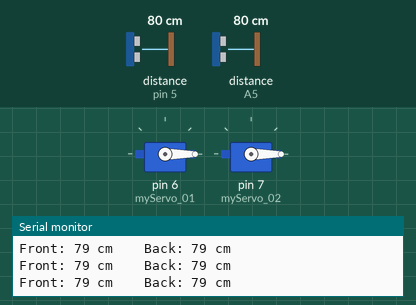
Simulated run of this sketch. Board: Arduino Uno, built with avr-gcc and run on an emulated ATmega328P. Parts: 2 × servo, the last lines printed to the serial monitor. Wiring (inferred from the names in the program): 2 × ultrasonic range finder: trigger pin 2, echo pin 5 / trigger A4, echo A5. Inputs (shaded band) come from the test bench; at power-on: distance to the obstacle (sensors on pin 5, A5) 80 cm. The echo pulse lasts 58.3 µs per cm; the audio player accepts every command and is not drawn.

Above: at 1.7 s.
1.8 s: distance to the obstacle (sensor on pin 5) set to 18 cm
3.3 s: distance to the obstacle (sensor on pin 5) set to 15 cm
At 3.82 s:
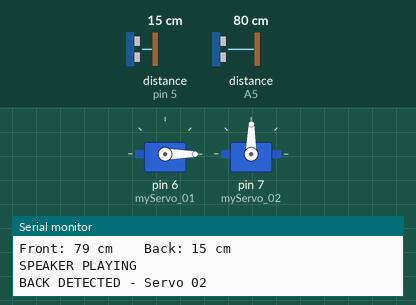
At 5.7 s:
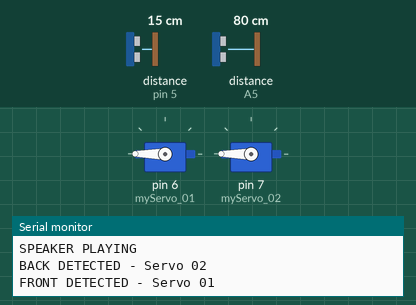
6.3 s: distance to the obstacle (sensor on A5) set to 2 cm
At 6.92 s:
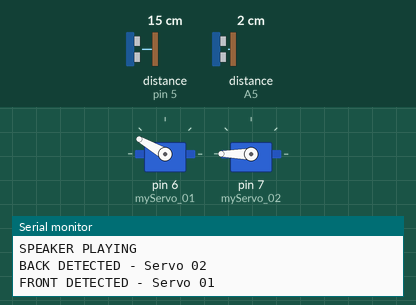
Timing chart, 0 to 61.8 s (numbered marks = the images above; inputs shaded):
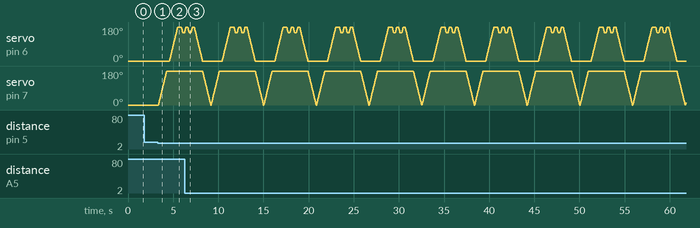

The sketch:

Code_02.ino
```cpp
#include <Servo.h>
#include <SoftwareSerial.h>
#include <DFRobotDFPlayerMini.h>

Servo myServo_01;
Servo myServo_02;


// ========================================================
// Ultrasonic 01
// Back Side Sensor
// ========================================================

const int trigpin_01 = 2;
const int echopin_01 = 5;

unsigned long duration_01;
int distance_01;


// ========================================================
// Ultrasonic 02
// Front Side Sensor
// ========================================================

const int trigpin_02 = A4;
const int echopin_02 =A5;

unsigned long duration_02;
int distance_02;


// ========================================================
// Timing
// ========================================================

unsigned long time_01 = 0;


// ========================================================
// Speaker
// ========================================================

SoftwareSerial dfSerial(10, 9);  // Arduino RX, TX
DFRobotDFPlayerMini dfPlayer;


// ========================================================
// Speaker Function
// ========================================================

void speaker() {

  Serial.println("SPEAKER PLAYING");
  dfPlayer.play(1);
}


// ========================================================
// Servo 01 Function
// Front Servo
// ========================================================

void servo_01() {

  Serial.println("FRONT DETECTED - Servo 01");

  for (int i = 0; i <= 180; i++) {
    myServo_01.write(i);
    delay(5);
  }

  int x = 2;

  delay(400);

  while (x--) {

    for (int i = 180; i >= 150; i--) {
      myServo_01.write(i);
      delay(5);
    }

    delay(200);

    for (int i = 150; i <= 180; i++) {
      myServo_01.write(i);
      delay(5);
    }

    delay(200);
  }

  for (int i = 180; i >= 0; i--) {
    myServo_01.write(i);
    delay(5);
  }
}


// ========================================================
// Servo 02 Function
// Back Servo
// ========================================================

void servo_02() {

  Serial.println("BACK DETECTED - Servo 02");

  for (int i = 0; i <= 180; i++) {
    myServo_02.write(i);
    delay(5);
  }

  delay(300);

  servo_01();

  for (int i = 180; i >= 0; i--) {

    myServo_02.write(i);
    delay(5);
  }

  myServo_02.write(0);
}


// ========================================================
// Setup
// ========================================================

void setup() {

  // -------------------- Back Sensor --------------------

  pinMode(trigpin_01, OUTPUT);
  pinMode(echopin_01, INPUT);


  // -------------------- Front Sensor --------------------

  pinMode(trigpin_02, OUTPUT);
  pinMode(echopin_02, INPUT);


  digitalWrite(trigpin_01, LOW);
  digitalWrite(trigpin_02, LOW);


  // -------------------- Servo --------------------

  myServo_01.attach(6);
  myServo_02.attach(7);


  // Initial position

  myServo_01.write(0);
  myServo_02.write(0);


  // -------------------- Serial --------------------

  Serial.begin(9600);

  dfSerial.begin(9600);


  // -------------------- DFPlayer --------------------

  if (!dfPlayer.begin(dfSerial)) {

    Serial.println("DFPlayer NOT FOUND");

  } else {

    Serial.println("DFPlayer READY");

    dfPlayer.volume(100);
  }
}


// ========================================================
// Loop
// ========================================================

void loop() {

  if (millis() - time_01 >= 100) {


    // ====================================================
    // BACK SIDE SENSOR
    // ====================================================

    digitalWrite(trigpin_01, LOW);
    delayMicroseconds(2);

    digitalWrite(trigpin_01, HIGH);
    delayMicroseconds(10);

    digitalWrite(trigpin_01, LOW);

    duration_01 = pulseIn(echopin_01, HIGH, 30000);

    if (duration_01 == 0) {

      distance_01 = -1;

    } else {

      distance_01 = duration_01 * 0.0343 / 2;
    }


    delayMicroseconds(100);


    // ====================================================
    // FRONT SIDE SENSOR
    // ====================================================

    digitalWrite(trigpin_02, LOW);
    delayMicroseconds(2);

    digitalWrite(trigpin_02, HIGH);
    delayMicroseconds(10);

    digitalWrite(trigpin_02, LOW);

    duration_02 = pulseIn(echopin_02, HIGH, 30000);

    if (duration_02 == 0) {

      distance_02 = -1;

    } else {

      distance_02 = duration_02 * 0.0343 / 2;
    }


    time_01 = millis();


    // ====================================================
    // PRINT DISTANCES
    // ====================================================

    Serial.print("Front: ");

    if (distance_02 == -1) {

      Serial.print("No Echo");

    } else {

      Serial.print(distance_02);
      Serial.print(" cm");
    }


    Serial.print("    Back: ");


    if (distance_01 == -1) {

      Serial.println("No Echo");

    } else {

      Serial.print(distance_01);
      Serial.println(" cm");
    }


    // ====================================================
    // DETECTION LOGIC
    // ====================================================

    bool frontDetected = false;
    bool backDetected = false;


    // -------------------- Front Detection --------------------

    if (distance_02 != -1 && distance_02 <= 20) {

      frontDetected = true;
    }


    // -------------------- Back Detection --------------------

    if (distance_01 != -1 && distance_01 <= 15) {

      backDetected = true;
    }


    // ====================================================
    // ACTION
    // ====================================================

    if (backDetected) {
      speaker();
      servo_02();

    }

    else if (frontDetected) {

      speaker();
      servo_01();
    }
  }
}
```

Measured:
- the behaviour switches between 17 and 16 cm on distance to the obstacle (sensor on pin 5) (found by bisection; images 0 and 1)
- after the input at 3.3 s, servo on pin 7 (myServo_02): moves from 0° to 180° over 0.91 s, starting after 0.07 s
- by itself, servo on pin 6 (myServo_01): moves between 0° and 180°, repeating every 5.8 s
